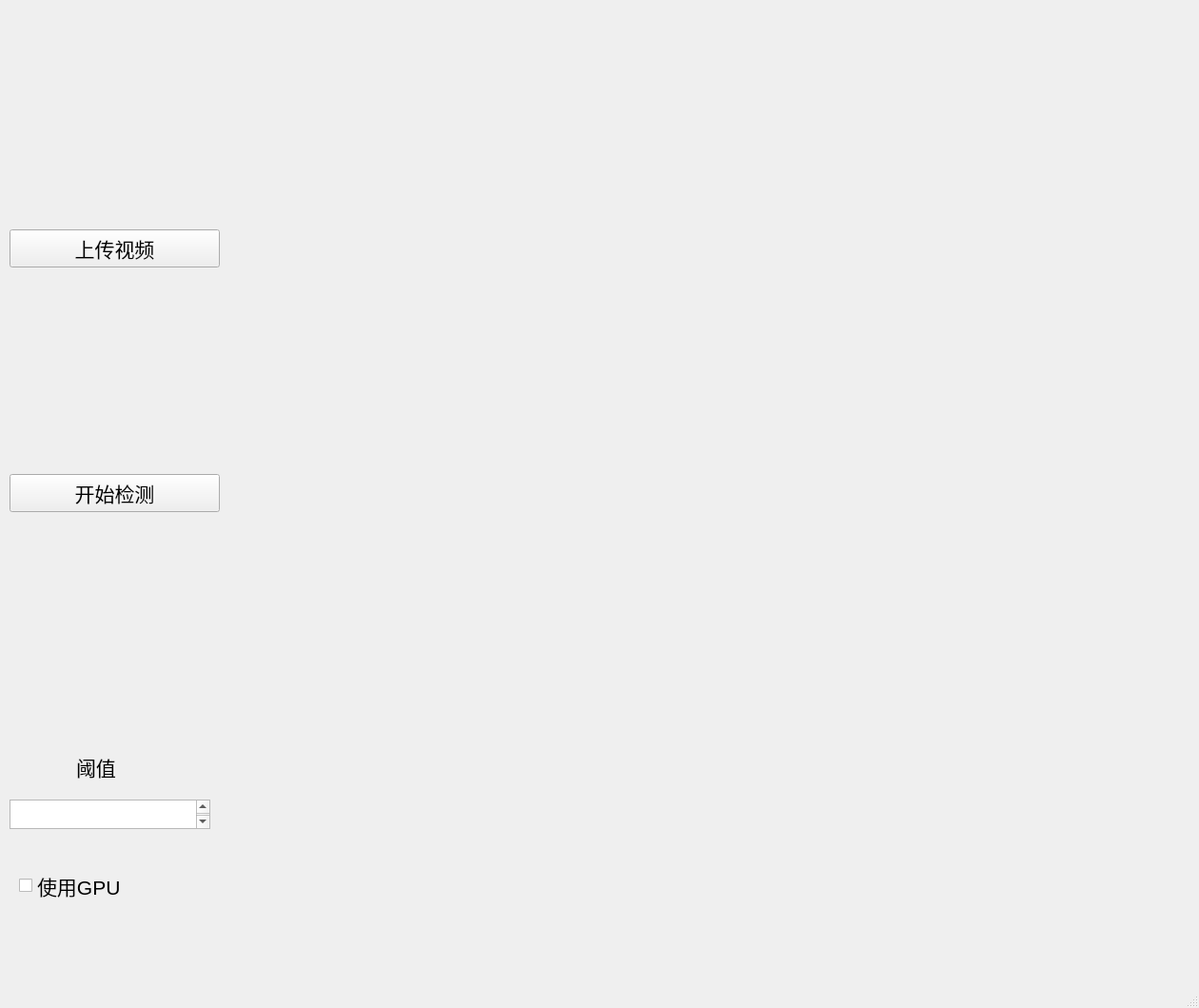
<?xml version="1.0" encoding="UTF-8"?>
<ui version="4.0">
 <class>MainWindow</class>
 <widget class="QMainWindow" name="MainWindow">
  <property name="geometry">
   <rect>
    <x>0</x>
    <y>0</y>
    <width>1260</width>
    <height>1059</height>
   </rect>
  </property>
  <property name="windowTitle">
   <string>MainWindow</string>
  </property>
  <widget class="QWidget" name="centralwidget">
   <widget class="QTextEdit" name="textEdit">
    <property name="geometry">
     <rect>
      <x>10</x>
      <y>840</y>
      <width>211</width>
      <height>31</height>
     </rect>
    </property>
    <property name="font">
     <font>
      <family>AMS</family>
      <pointsize>16</pointsize>
     </font>
    </property>
   </widget>
   <widget class="QLabel" name="label">
    <property name="geometry">
     <rect>
      <x>80</x>
      <y>790</y>
      <width>131</width>
      <height>31</height>
     </rect>
    </property>
    <property name="font">
     <font>
      <family>AMS</family>
      <pointsize>16</pointsize>
     </font>
    </property>
    <property name="text">
     <string>阈值</string>
    </property>
   </widget>
   <widget class="QLabel" name="label_2">
    <property name="geometry">
     <rect>
      <x>230</x>
      <y>80</y>
      <width>1011</width>
      <height>621</height>
     </rect>
    </property>
    <property name="font">
     <font>
      <family>AMS</family>
      <pointsize>16</pointsize>
     </font>
    </property>
    <property name="text">
     <string/>
    </property>
   </widget>
   <widget class="QWidget" name="verticalLayoutWidget">
    <property name="geometry">
     <rect>
      <x>10</x>
      <y>30</y>
      <width>221</width>
      <height>721</height>
     </rect>
    </property>
    <layout class="QVBoxLayout" name="verticalLayout_2">
     <item>
      <widget class="QPushButton" name="pushButton">
       <property name="font">
        <font>
         <family>AMS</family>
         <pointsize>16</pointsize>
        </font>
       </property>
       <property name="mouseTracking">
        <bool>false</bool>
       </property>
       <property name="text">
        <string>上传视频</string>
       </property>
       <property name="iconSize">
        <size>
         <width>36</width>
         <height>36</height>
        </size>
       </property>
       <property name="autoDefault">
        <bool>false</bool>
       </property>
       <property name="flat">
        <bool>false</bool>
       </property>
      </widget>
     </item>
     <item>
      <widget class="QPushButton" name="pushButton_2">
       <property name="font">
        <font>
         <family>AMS</family>
         <pointsize>16</pointsize>
        </font>
       </property>
       <property name="text">
        <string>开始检测</string>
       </property>
       <property name="iconSize">
        <size>
         <width>36</width>
         <height>36</height>
        </size>
       </property>
      </widget>
     </item>
    </layout>
   </widget>
   <widget class="QCheckBox" name="checkBox">
    <property name="geometry">
     <rect>
      <x>20</x>
      <y>890</y>
      <width>181</width>
      <height>81</height>
     </rect>
    </property>
    <property name="font">
     <font>
      <family>Arial</family>
      <pointsize>16</pointsize>
     </font>
    </property>
    <property name="text">
     <string>使用GPU</string>
    </property>
    <property name="iconSize">
     <size>
      <width>36</width>
      <height>36</height>
     </size>
    </property>
   </widget>
  </widget>
  <widget class="QMenuBar" name="menubar">
   <property name="geometry">
    <rect>
     <x>0</x>
     <y>0</y>
     <width>1260</width>
     <height>30</height>
    </rect>
   </property>
  </widget>
  <widget class="QStatusBar" name="statusbar"/>
 </widget>
 <resources/>
 <connections>
  <connection>
   <sender>pushButton</sender>
   <signal>clicked()</signal>
   <receiver>MainWindow</receiver>
   <slot>upLoadVedio()</slot>
   <hints>
    <hint type="sourcelabel">
     <x>72</x>
     <y>174</y>
    </hint>
    <hint type="destinationlabel">
     <x>35</x>
     <y>97</y>
    </hint>
   </hints>
  </connection>
  <connection>
   <sender>pushButton_2</sender>
   <signal>clicked()</signal>
   <receiver>MainWindow</receiver>
   <slot>StartPredict()</slot>
   <hints>
    <hint type="sourcelabel">
     <x>322</x>
     <y>572</y>
    </hint>
    <hint type="destinationlabel">
     <x>268</x>
     <y>518</y>
    </hint>
   </hints>
  </connection>
 </connections>
 <slots>
  <slot>upLoadVedio()</slot>
  <slot>StartPredict()</slot>
 </slots>
</ui>
